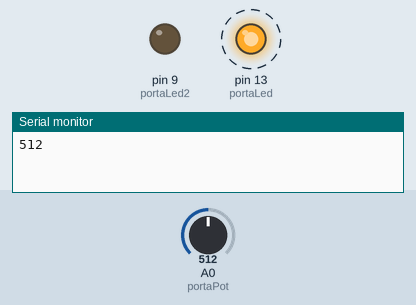
Simulated run of this sketch. Board: Arduino Uno, built with avr-gcc and run on an emulated ATmega328P. On the bench: output pins drawn as LEDs (lit = HIGH), the last lines printed to the serial monitor. Dashed ring = blinking. Inputs (shaded band) come from the test bench; at power-on: A0 (portaPot) = 512.

Above: at 0.1 s.
At 1.8 s:
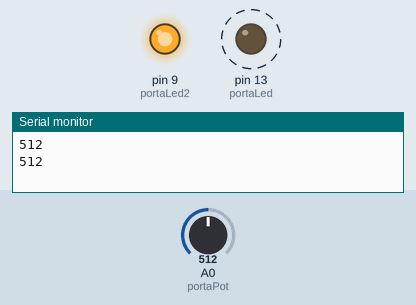
1.9 s: A0 (portaPot) set to 306
At 2.2 s:
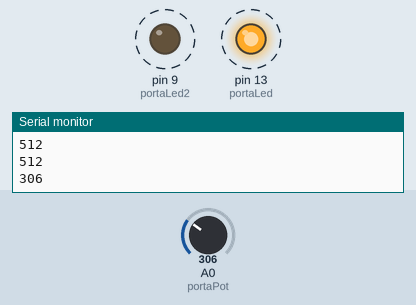
5.4 s: A0 (portaPot) set to 122
Timing chart, 0 to 14.9 s (numbered marks = the images above; inputs shaded):
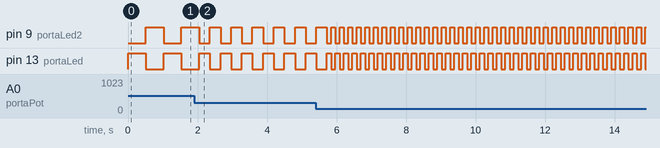

The sketch:

_02analogtoblink.ino
```cpp
////portas
int portaLed = 13;
int portaLed2 = 9;
int portaPot = A0;


////variaveis
int valorSens = 0;

////constantes de calibração - descomentar as duas linhas abaixo
////os valores podem ser obtidos com este setup corendo o exemplo
////analogReadSerial e fixando os valores do sensor analogico que está a ser usado
////sem usar o valor de delay é directo do sensor.

//int readMax = ??;
//int readMax = ??;


void setup() {

  Serial.begin(9600);

  //define que as portas digitais são de saída
  pinMode(portaLed, OUTPUT);
  pinMode(portaLed2, OUTPUT);

  //os dois leds iniciam apagados
  digitalWrite(portaLed, LOW);
  digitalWrite(portaLed2, LOW);

}

void loop() {

  valorSens = analogRead(portaPot);
  //valorSens = map(valorSens,minRead,maxRead,50,800); //descomentar para mapear a variavel dentro de valores de calibração definidos previamente
  Serial.println(valorSens);

  digitalWrite(portaLed, HIGH);
  digitalWrite(portaLed2, LOW);
  delay(valorSens);
  digitalWrite(portaLed, LOW);
  digitalWrite(portaLed2, HIGH);
  delay(valorSens);


}
```

Measured:
- after the input at 1.9 s, pin 9 (portaLed2), pin 13 (portaLed): alternates HIGH for 0.31 s and LOW for 0.31 s, starting after 0.46 s
- by itself, pin 13 (portaLed): alternates HIGH for 0.51 s and LOW for 0.51 s
